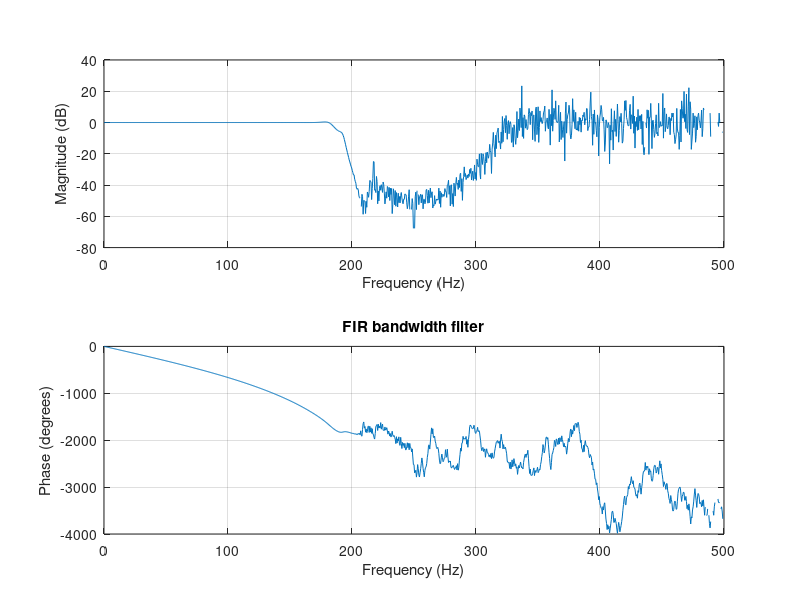

Source code (MATLAB):
N=50;
fc=[200 400];
fs=1000;
%butterworth lowpass
[b,a]=butter(N,fc/(fs/2),'stop');
figure;
freqz(b,a,1024,fs);
title("FIR bandwidth filter");
